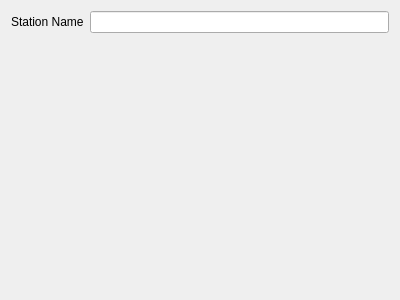
<?xml version="1.0" encoding="UTF-8"?>
<ui version="4.0">
 <class>SettingsSection</class>
 <widget class="QWidget" name="SettingsSection">
  <property name="geometry">
   <rect>
    <x>0</x>
    <y>0</y>
    <width>400</width>
    <height>300</height>
   </rect>
  </property>
  <property name="windowTitle">
   <string>SettingsSection</string>
  </property>
  <layout class="QHBoxLayout" name="horizontalLayout">
   <item>
    <layout class="QFormLayout" name="first_column">
     <item row="0" column="0">
      <widget class="QLabel" name="station_name_label">
       <property name="text">
        <string>Station Name</string>
       </property>
      </widget>
     </item>
     <item row="0" column="1">
      <widget class="QLineEdit" name="station_name_input"/>
     </item>
    </layout>
   </item>
   <item>
    <layout class="QFormLayout" name="second_column"/>
   </item>
  </layout>
 </widget>
 <resources/>
 <connections/>
</ui>
